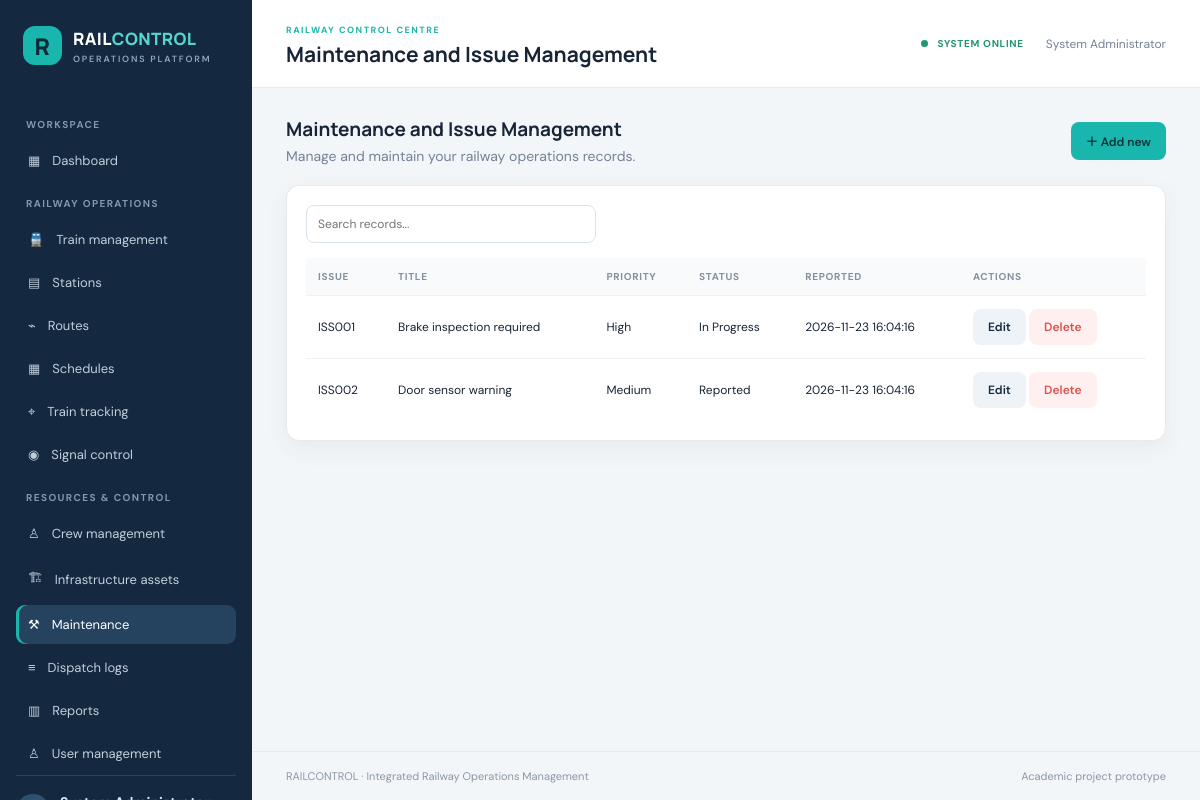
The page /maintenance/index.php (signed in) on the database its author committed.
### tables this page shows
CREATE TABLE maintenance_issues (
  id INT AUTO_INCREMENT PRIMARY KEY,
  issue_code VARCHAR(20) NOT NULL UNIQUE,
  train_id INT NULL,
  station_id INT NULL,
  issue_title VARCHAR(150) NOT NULL,
  description TEXT,
  priority ENUM('Low','Medium','High','Critical') NOT NULL DEFAULT 'Medium',
  issue_status ENUM('Reported','Assigned','In Progress','Resolved') NOT NULL DEFAULT 'Reported',
  reported_at TIMESTAMP DEFAULT CURRENT_TIMESTAMP,
  FOREIGN KEY (train_id) REFERENCES trains(id) ON DELETE SET NULL,
  FOREIGN KEY (station_id) REFERENCES stations(id) ON DELETE SET NULL
);

### config/app.php (called while the page is built, shortened)
<?php
function e($value): string
{
    return htmlspecialchars(
        (string) $value,
        ENT_QUOTES,
        'UTF-8'
    );
}
function current_user(): array
{
    return $_SESSION['user'] ?? [];
}
function can_manage(): bool
{
    return in_array(
        current_user()['role'] ?? '',
        [
            'Administrator',
            'Dispatcher',
            'Engineer'
        ],
        true
    );
}

### maintenance/index.php (the view, shortened to what this page needs)
<?php
require_once __DIR__ . '/../config/app.php';
$action = $_GET['action'] ?? 'list';
$error = '';
$rows = $pdo->query(
    "SELECT *
     FROM maintenance_issues
     ORDER BY reported_at DESC"
)->fetchAll();
$record = null;
require __DIR__ . '/../includes/header.php';
?>
<div class="page-intro">
    <div>
        <h2>Maintenance and Issue Management</h2>
        <p>
            Manage and maintain your railway operations records.
        </p>
    </div>
    <?php if ($action === 'list' && can_manage()): ?>
        <a class="btn btn-primary" href="?action=create">
            ＋ Add new
        </a>
    <?php endif; ?>
</div>
<?php if ($action === 'create' || $action === 'edit'): ?>
    <section class="card" style="max-width:850px">
        <h3 class="section-title">
            <?= $action === 'edit' ? 'Edit record' : 'Create new record' ?>
        </h3>
        <?php if ($error): ?>
            <div class="alert">
                <?= e($error) ?>
            </div>
        <?php endif; ?>
        <form method="post">
            <input
                type="hidden"
                name="mode"
                value="<?= $action === 'edit' ? 'update' : 'create' ?>"
            >
            <div class="form-grid">
                <div class="field">
                    <label>ISSUE CODE</label>
                    <input
                        type="text"
                        name="issue_code"
                        value="<?= e($record['issue_code'] ?? '') ?>"
                        required
                    >
                </div>
                <div class="field">
                    <label>ISSUE TITLE</label>
                    <input
                        type="text"
                        name="issue_title"
                        value="<?= e($record['issue_title'] ?? '') ?>"
                        required
                    >
                </div>
                <div class="field">
                    <label>DESCRIPTION</label>
                    <input
                        type="text"
                        name="description"
                        value="<?= e($record['description'] ?? '') ?>"
                        required
                    >
                </div>
                <div class="field">
                    <label>PRIORITY</label>
                    <select name="priority" required>
                        <option
                            value="Low"
                            <?= (($record['priority'] ?? '') === 'Low') ? 'selected' : '' ?>
                        >
                            Low
                        </option>
                        <option
                            value="Medium"
                            <?= (($record['priority'] ?? '') === 'Medium') ? 'selected' : '' ?>
                        >
                            Medium
                        </option>
                        <option
                            value="High"
                            <?= (($record['priority'] ?? '') === 'High') ? 'selected' : '' ?>
                        >
                            High
                        </option>
                        <option
                            value="Critical"
                            <?= (($record['priority'] ?? '') === 'Critical') ? 'selected' : '' ?>
                        >
                            Critical
                        </option>
                    </select>
                </div>
                <div class="field">
                    <label>ISSUE STATUS</label>
                    <select name="issue_status" required>
                        <option
                            value="Reported"
                            <?= (($record['issue_status'] ?? '') === 'Reported') ? 'selected' : '' ?>
                        >
                            Reported
                        </option>
                        <option
                            value="Assigned"
                            <?= (($record['issue_status'] ?? '') === 'Assigned') ? 'selected' : '' ?>
                        >
                            Assigned
                        </option>
                        <option
                            value="In Progress"
                            <?= (($record['issue_status'] ?? '') === 'In Progress') ? 'selected' : '' ?>
                        >
                            In Progress
                        </option>
                        <option
                            value="Resolved"
                            <?= (($record['issue_status'] ?? '') === 'Resolved') ? 'selected' : '' ?>
                        >
                            Resolved
                        </option>
                    </select>
                </div>
            </div>
            <div class="form-actions">
                <button class="btn btn-primary">
                    Save record
                </button>
                <a class="btn btn-light" href="index.php">
                    Cancel
                </a>
            </div>
        </form>
    </section>
<?php else: ?>
    <section class="card">
        <div class="toolbar">
            <input
                class="search"
                id="tableSearch"
                placeholder="Search records..."
                oninput="filterTable()"
            >
        </div>
        <div class="table-wrap">
            <table id="dataTable">
                <tr>
                    <th>Issue</th>
                    <th>Title</th>
                    <th>Priority</th>
                    <th>Status</th>
                    <th>Reported</th>
                    <th>Actions</th>
                </tr>
                <?php foreach ($rows as $row): ?>
                    <tr>
                        <td>
                            <?= e($row['issue_code'] ?? '') ?>
                        </td>
                        <td>
                            <?= e($row['issue_title'] ?? '') ?>
                        </td>
                        <td>
                            <?= e($row['priority'] ?? '') ?>
                        </td>
                        <td>
                            <?= e($row['issue_status'] ?? '') ?>
                        </td>
                        <td>
                            <?= e($row['reported_at'] ?? '') ?>
                        </td>
                        <td>
                            <?php if (can_manage()): ?>
                                <a
                                    class="btn btn-light"
                                    href="?action=edit&id=<?= (int)$row['id'] ?>"
                                >
                                    Edit
                                </a>
                                <form
                                    method="post"
                                    action="?action=delete&id=<?= (int)$row['id'] ?>"
                                    style="display:inline"
                                    onsubmit="return confirm('Delete this record?')"
                                >
                                    <button class="btn btn-danger">
                                        Delete
                                    </button>
                                </form>
                            <?php else: ?>
                                <span class="badge">
                                    View only
                                </span>
                            <?php endif; ?>
                        </td>
                    </tr>
                <?php endforeach; ?>
            </table>
        </div>
    </section>
<?php endif; ?>
<?php
require __DIR__ . '/../includes/footer.php';
?>

### assets/css/style.css (style rules this page uses)
:root { --navy:#14283f;--navy2:#1d3854;--teal:#19b6ad;--bg:#f3f6f9;--white:#fff;--ink:#182536;--muted:#748296;--line:#e4eaf0;--red:#d9534f;--amber:#e5a32c;--green:#21976b;--shadow:0 8px 24px rgba(24,45,70,.06) }
* { box-sizing:border-box }
body { margin:0;background:var(--bg);color:var(--ink);font:14px 'DM Sans',sans-serif }
.page-intro { display:flex;justify-content:space-between;align-items:center;margin-bottom:20px }
.page-intro p { color:var(--muted);margin:5px 0 0 }
.page-intro h2 { font:700 19px Manrope;margin:0 }
.btn { border:0;border-radius:8px;padding:10px 15px;background:var(--navy2);color:white;text-decoration:none;font:600 12px 'DM Sans';cursor:pointer;display:inline-flex;align-items:center;gap:7px }
.btn-primary { background:var(--teal);color:#07333a }
.btn-light { background:#edf3f7;color:var(--navy) }
.btn-danger { background:#fff0ef;color:var(--red) }
.card { background:#fff;border:1px solid var(--line);border-radius:13px;padding:19px;box-shadow:var(--shadow);margin-bottom:18px }
.table-wrap { overflow-x:auto }
table { border-collapse:collapse;width:100%;min-width:650px }
th { text-align:left;font-size:10px;letter-spacing:.7px;text-transform:uppercase;color:#8290a0;background:#f8fafc;padding:12px }
td { padding:13px 12px;border-top:1px solid #edf1f5;font-size:12px }
.toolbar { display:flex;gap:10px;align-items:center;margin-bottom:15px;flex-wrap:wrap }
.search { max-width:290px }
.field input,.field select,.field textarea,.toolbar input,.toolbar select { width:100%;border:1px solid #dce4eb;border-radius:8px;padding:10px 11px;background:white;font:12px 'DM Sans';color:var(--ink) }

### rows shown on the page
maintenance_issues: issue_code "ISS001", issue_title "Brake inspection required", priority "High", issue_status "In Progress", reported_at "2026-11-23 16:04:16"
maintenance_issues: issue_code "ISS002", issue_title "Door sensor warning", priority "Medium", issue_status "Reported", reported_at "2026-11-23 16:04:16"

### other values the page prints
$pageTitle "Maintenance and Issue Management"
current_user()['full_name'] "System Administrator"
